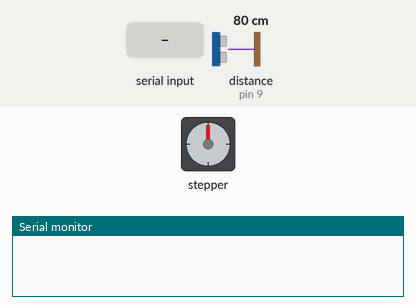
This sketch was run on a simulated Arduino Uno, built with avr-gcc and run on an emulated ATmega328P. Parts: stepper motor, the last lines printed to the serial monitor. Wiring (inferred from the names in the program): ultrasonic range finder: trigger pin 8; echo pin 9; stepper motor driver (200 steps per turn assumed): step pin 3; direction pin 2. The test bench sets the inputs (shaded band); at power-on: distance to the obstacle (sensor on pin 9) 80 cm. The echo pulse lasts 58.3 µs per cm.

Above: at 3.2 s.
3.3 s: distance to the obstacle (sensor on pin 9) set to 2 cm
4.8 s: "Function Executed!" received over Serial
At 10.4 s:
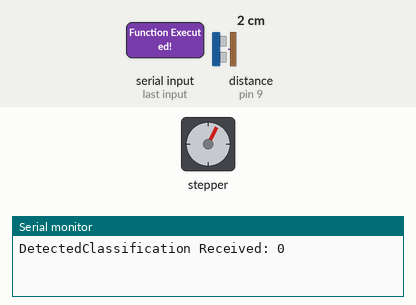
Timing chart, 0 to 11.9 s (numbered marks = the images above; inputs shaded):
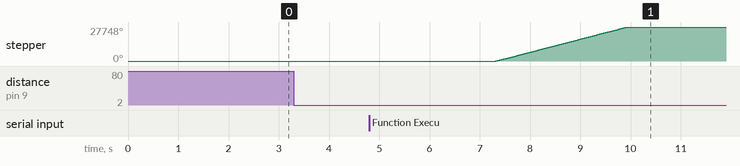

The sketch:

serial_communication_arduino_rpi.ino
```cpp
// ARDUINO A
#include <SoftwareSerial.h>

#define RX_PIN 12  // Pin 12 receives data from Arduino B
#define TX_PIN 11 // Pin 11 sends data to Arduino B

// Create a SoftwareSerial object
SoftwareSerial mySerial(RX_PIN, TX_PIN);


const int stepPin = 3;
const int dirPin = 2;

const int trigPin = 8;
const int echoPin = 9;


float duration, distance = 999;


void setup() {
  Serial.begin(9600);

  mySerial.begin(9600);
  pinMode(stepPin, OUTPUT);
  pinMode(dirPin, OUTPUT);
  pinMode(trigPin, OUTPUT);

  pinMode(echoPin, INPUT);
  //rotateMotor(stepPin, dirPin, 46250, false, 80); // For calibration. If sorter is in the very RIGHT. 46250 is dead center!
  //rotateMotor(stepPin, dirPin, 900000, false, 80); // RESET
  delay(2000);
}

void loop() {
  distance = getTheDistance();
  int classification;
    if (distance <= 10) {
      Serial.print("Detected");
      delay(3000);

        // Wait for classification result from Raspberry Pi
    while (Serial.available() == 0) {

    }
    classification = Serial.parseInt();

    Serial.print("Classification Received: ");
    Serial.println(classification);

    switch (classification) {
      case 0:
        classify(15416, true); // 15416 is half way of half (X: not the belt, Y: BELT HERE IS HERE) [X][Y][X][X]
      break;
      case 1:
        classify(46250, true); // FULL LEFT (X: not the belt, Y: BELT HERE IS HERE) [Y][X]][X][X]
      break;
      case 2:
        classify(46250, false); // false is just the opposite direction
      break;
      case 3:
        classify(15416, false);
        break;
      case 4:
        classify(15416, false);
        break;
      default:
        classify(0, true);
        break;
    }
 }
}

void rotateMotor(int stepPin, int dirPin, long steps, bool dir, long motorDelay) {
  digitalWrite(dirPin, dir); // simple function, takes a step pin, the direction pin, how many steps, the direction, and the speed.
  for (long i = 0; i < steps; i++) {
    digitalWrite(stepPin, HIGH);
    delayMicroseconds(motorDelay);
    digitalWrite(stepPin, LOW);
    delayMicroseconds(motorDelay);
  }
}

void classify(long steps, bool dir) {
  rotateMotor(stepPin, dirPin, steps, dir, 80);
  mySerial.println("Classification Done");
  while (!mySerial.available()) { // Do nothing while waiting. If you receive "Function Executed, run the next code."

  }

  String response = mySerial.readString();
  response.trim();

  if (response == "Function Executed!") {
    mySerial.println("Received acknowledgment. Continuing...");
  }

  rotateMotor(stepPin, dirPin, steps, !dir, 80); // put it back
  delay(2000);

  float binLevel =  mySerial.readString().toFloat(); //dapat float //sesend sa rpi
  Serial.println(binLevel);
}


int getTheDistance() {
  digitalWrite(trigPin, LOW);
  delayMicroseconds(2);
  digitalWrite(trigPin, HIGH);
  delayMicroseconds(10);
  digitalWrite(trigPin, LOW);
  duration = pulseIn(echoPin, HIGH);
  return duration * 0.034 / 2;
}


//Function to send data to firebase
```

Measured:
- after the input at 4.8 s, stepper: turns 27748° clockwise in 2.6 s, starting after 2.5 s
